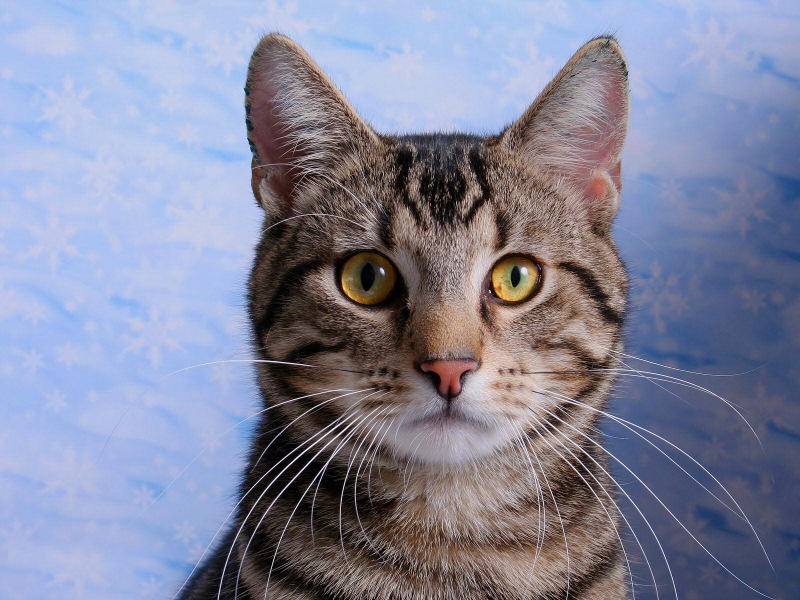
#> input picture cat.jpeg, 1600 x 1200 px (shown at 1/2 size)
$ python lab4.py
#> lines starting #> are read from the running program, lines starting #| are printed output that depends on the picture
import numpy as np
import matplotlib.pyplot as plt
from PIL import Image


# Load the image
image = plt.imread('cat.jpeg')
#> image is the input picture: shape (1200, 1600, 3); mean R, G, B 131.1, 134.3, 157.3

# Determine the image dimensions
height, width, _ = image.shape
#> height = 1200; width = 1600

# Determine the minimum size of the image
minSize = min(height, width)
#> minSize = 1200

# Crop the image to a square size
croppedImage = image[:minSize-1, :minSize-1, :]

# Resize the image to [512, 512]
resizedImage = np.array(Image.fromarray(croppedImage).resize((512, 512)))
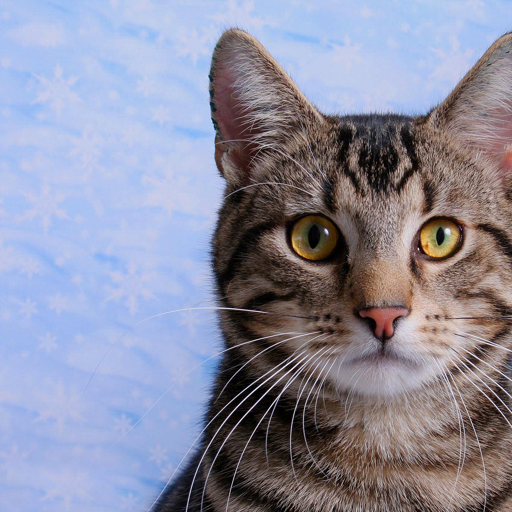
#> resizedImage: shape (512, 512, 3); mean R, G, B 140.4, 141.4, 160.7
item = np.mean(resizedImage, axis=-1)  # Convert to grayscale
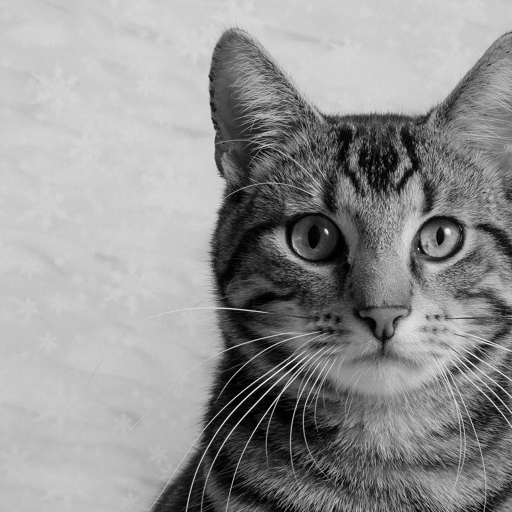
#> item: shape (512, 512) float64; min 0, max 246, mean 147.5

N = 512
A = 0.5
lambda_val = 0.5
D_zr = 20
step_zr = D_zr / N
step_it = 1 / (N * step_zr)
step_im = step_it * lambda_val / A
[im_axis_X, im_axis_Y] = np.meshgrid(
    np.arange(-(N/2) * step_im, (N/2) * step_im, step_im),
    np.arange(-(N/2) * step_im, (N/2) * step_im, step_im)
)

pupil = np.zeros((N, N))
x, y = np.meshgrid(
    np.arange(-(N/2) * step_zr, (N/2) * step_zr, step_zr),
    np.arange(-(N/2) * step_zr, (N/2) * step_zr, step_zr)
)
a = 1
for i in range(N-1):
    for j in range(N-1):
        if (x[i, j]**2)/(a**2) + y[i, j]**2 < 1:
            pupil[i, j] = 1


# Incoherent image
fft_intensity = 1 / N * np.fft.fftshift(np.fft.fft2(np.fft.fftshift(np.abs(item))))
fft_func_rasp = 0.25 * N * np.fft.fftshift(np.fft.fft2(np.fft.fftshift(np.abs(np.fft.fftshift(np.fft.ifft2(np.fft.fftshift(pupil)))) ** 2)))

func_rasp_img = fft_intensity * fft_func_rasp
intensity_rasp_img = N * np.fft.fftshift(np.fft.ifft2(np.fft.fftshift(func_rasp_img)))
intensity_rasp_img = np.abs(intensity_rasp_img) ** 2
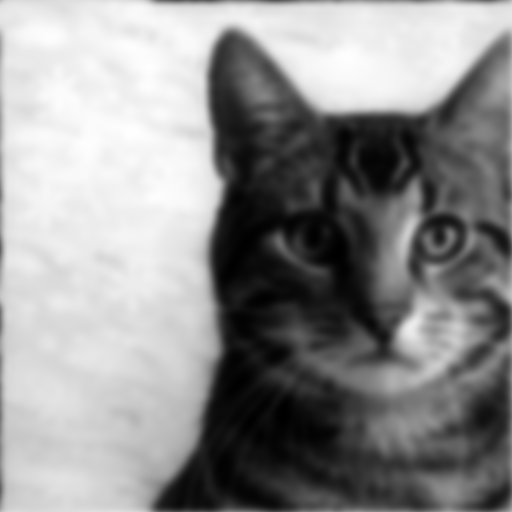
#> intensity_rasp_img: shape (512, 512) float64; min 222.5, max 44442.2, mean 25219; drawn with min black and max white
intensity_rasp_img = intensity_rasp_img[::-1, :]
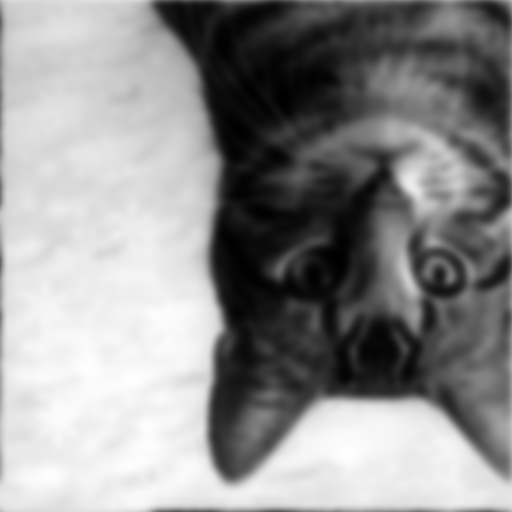
#> intensity_rasp_img: shape (512, 512) float64; min 222.5, max 44442.2, mean 25219; drawn with min black and max white

# Plot results
#plt.figure(figsize=(12, 6))
plt.subplot(1,2,1)
plt.pcolormesh(x, y, pupil, cmap='gray')
plt.axis('equal')
plt.title('Зрачек a = 1')

plt.subplot(1, 2, 2)
plt.pcolormesh(im_axis_X, im_axis_Y, intensity_rasp_img, cmap='gray')
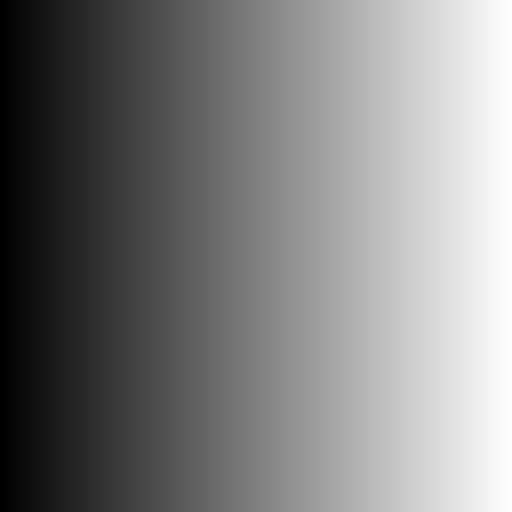
#> im_axis_X: shape (512, 512) float64; min -12.8, max 12.75, mean -0.025; drawn with min black and max white
plt.axis('equal')
plt.title("Incoherent Image")

plt.show()
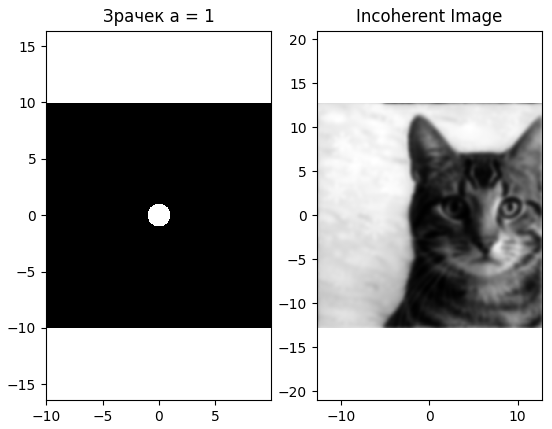
#> figure drawn by matplotlib, 2 panels

[p_x, p_y] = np.meshgrid(
    np.arange(-(N / 2) * step_zr, (N / 2) * step_zr, step_zr),
    np.arange(-(N / 2) * step_zr, (N / 2) * step_zr, step_zr)
)

n_max = step_it * N / 2
x_max = step_im * N / 2
p_max = step_zr * N / 2

FRT_ = (step_zr / step_it) * (np.fft.fftshift(np.fft.ifft2(np.fft.fftshift(pupil))) * N)
FRT_abs = (np.abs(FRT_) * np.abs(FRT_)) / (np.pi ** 2)  # функция рассеяния точки
D = (step_it / step_zr) * (np.fft.fftshift(np.fft.fft2(np.fft.fftshift(FRT_abs))) / N)  # ОПФ
D_norm = D * np.pi
D_abs = np.abs(D_norm)
# ФРТ
FRT = (np.abs(FRT_) * np.abs(FRT_)) / (np.pi ** 2)
print (len(p_x))
print (len(FRT))
# % Срез ФРТ, ФРТ
plt.figure(5)
plt.subplot(2, 3, 1)
plt.plot(p_x[N // 2 + 1, :], FRT[N // 2 + 1, :], color='r', linewidth=1.3)
plt.xlim([-x_max / 4, x_max / 4])
plt.grid(True)
plt.legend(['срез по X'])
plt.title('Срез ФРТ')

plt.subplot(2, 3, 2)
plt.pcolormesh(p_x, p_y, FRT, cmap='gray')
plt.axis('equal')
plt.axis([-x_max / 4, x_max / 4, -x_max / 4, x_max / 4])
plt.title('ФРТ')

# ФПМ
plt.subplot(2, 3, 3)
plt.plot(p_x[N // 2 + 1, :], D_abs[N // 2 + 1, :], color='r', linewidth=1.3)
plt.xlim([0, p_max / 3])
plt.grid(True)
plt.title('ФПМ')
plt.show()
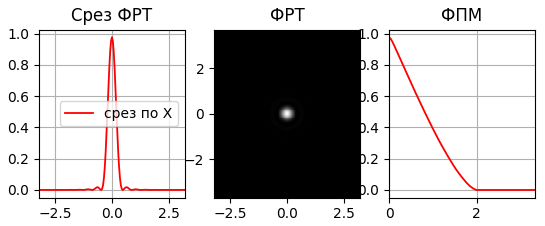
#> figure drawn by matplotlib, 3 panels; panel 1: curve peaks at x = 0, y = 0.978; panel 3: curve peaks at x = 0, y = 0.976
